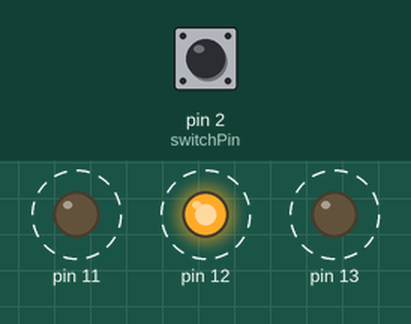
Simulated run of this sketch. Board: Arduino Uno, built with avr-gcc and run on an emulated ATmega328P. Shown: output pins drawn as LEDs (lit = HIGH). Dashed ring = blinking. Inputs (shaded band) come from the test bench; at power-on: pin 2 (switchPin) LOW.

Above: at 3.8 s.
3.9 s: pin 2 (switchPin) pulled HIGH for 1.8 s
At 4.8 s:
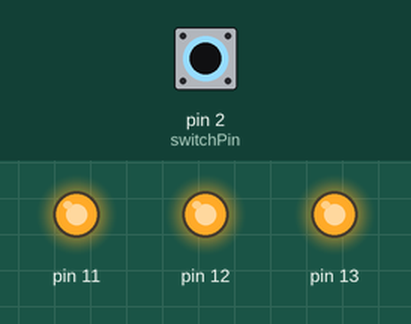
8.7 s: pin 2 (switchPin) pulled HIGH for 3.2 s
At 14.8 s:
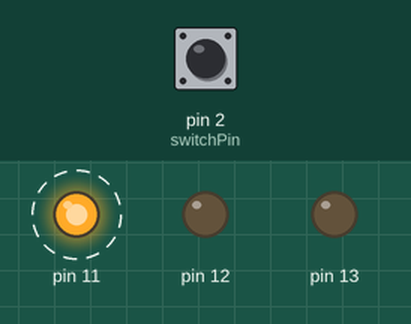
Timing chart, 0 to 19.9 s (numbered marks = the images above; inputs shaded):
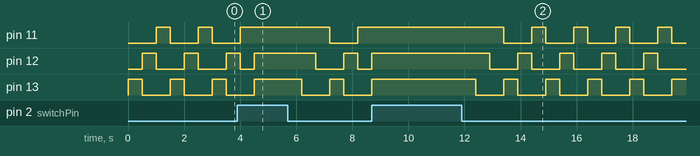

The sketch:

Workbook1_ex1c_oct22e.ino
```cpp
/*Using #define means that we can give our pins (or any other
constants) names to more easily track them in code. Unlike
variable declerations, they dont take up any program memory
space - Good for low memory devices like this*/
#define switchPin 2

/*switchPin is an INPUT
  ledPin is an OUTPUT*/
void setup() {
  pinMode(switchPin, INPUT);
  pinMode(13, OUTPUT);
  pinMode(12, OUTPUT);
  pinMode(11, OUTPUT);
}

void loop() {
int value = 0; //Declare an integer 'value' and set to zero

  value = digitalRead(switchPin);
  if(value == HIGH) {
     digitalWrite(13, HIGH);
     digitalWrite(12, HIGH);
     digitalWrite(11, HIGH);

  }
  else {
  digitalWrite(13, HIGH);   //set the LED on
  delay(500);               //wait for half a second
  digitalWrite(13, LOW);    //set the LED off
  digitalWrite(12, HIGH);   //set the LED on
  delay(500);               //wait for half a second
  digitalWrite(12, LOW);    //set the LED off
  digitalWrite(11, HIGH);   //set the led off
  delay(500);               //wait for half a second
  digitalWrite(11, LOW);    //set the LED off
  }
}
```

Measured:
- by itself, pin 12, pin 13: repeats every 1.5 s: LOW 1.0 s, HIGH 0.50 s
